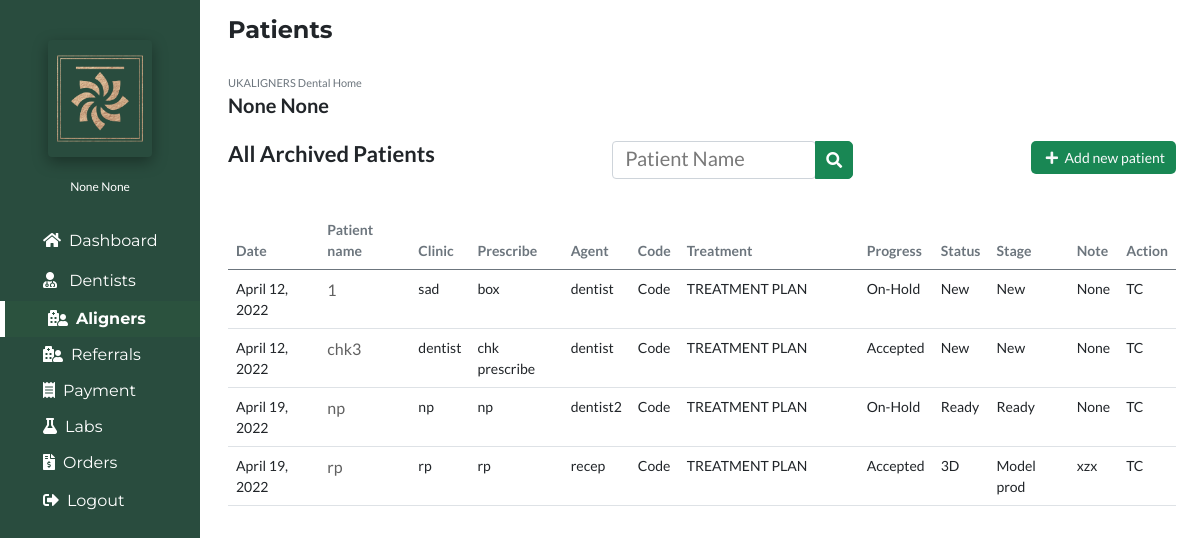
Page /patientarchived (signed in) on the earlier database version.
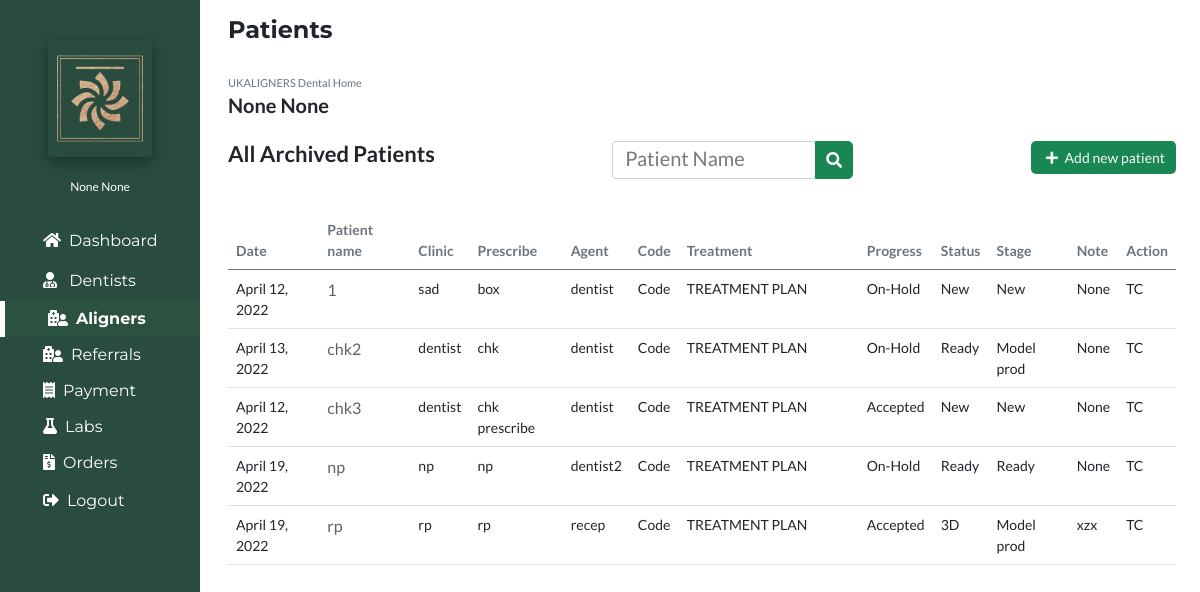
Same page on the later database version.
### account/models.py (models this page shows, shortened)
class Account(AbstractBaseUser):
	email 					= models.EmailField(verbose_name="email", max_length=60, unique=True)
	username 				= models.CharField(max_length=30, unique=True)
	date_joined				= models.DateTimeField(verbose_name='date joined', auto_now_add=True)
	last_login				= models.DateTimeField(verbose_name='last login', auto_now=True)
	first_name				= models.CharField(max_length=50, null=True)
	last_name				= models.CharField(max_length=50, null=True)
	is_admin				= models.BooleanField(default=False)
	is_active				= models.BooleanField(default=True)
	is_staff				= models.BooleanField(default=False)
	is_superuser			= models.BooleanField(default=False)
	is_reception			= models.BooleanField(default=False)
	is_nurse				= models.BooleanField(default=False)
	is_dentist				= models.BooleanField(default=False)
	hide_email				= models.BooleanField(default=True)
	USERNAME_FIELD = 'username'
	REQUIRED_FIELDS = ['email']
	objects = MyAccountManager()
	def __str__(self):
		return self.username

### portfolioApp/models.py (models this page shows, shortened)
class Patient(models.Model):
    Dentist=models.ForeignKey(User,on_delete=models.CASCADE)
    Prescriber=models.CharField(max_length=100,null=True)
    Clinic=models.CharField(max_length=300,null=True)
    Email=models.CharField(max_length=300,null=True)
    Telephone=models.CharField(max_length=300,null=True)
    PatientName=models.CharField(max_length=100,null=True)
    Sex=models.CharField(max_length=100,null=True)
    TreatmentInPast=models.CharField(max_length=100,null=True)
    Age=models.CharField(max_length=100,null=True)
    Address1=models.CharField(max_length=100,null=True)
    Address2=models.CharField(max_length=100,null=True)
    OralScan=models.CharField(max_length=100,null=True)
    Impression=models.CharField(max_length=100,null=True)
    UpperJaw=models.FileField(null=True)
    LowerJaw=models.FileField(null=True)
    Photo1=models.ImageField(null=True)
    Photo2=models.ImageField(null=True)
    Photo3=models.ImageField(null=True)
    Photo4=models.ImageField(null=True)
    Treatment=models.CharField(max_length=150,null=True, choices=(("TREATMENT PLAN: includes 3D visualisation and STL files to print models in house","TREATMENT PLAN: includes 3D visualisation and STL files to print models in house"),("Full TREATMENT: including 3D and all set of aligners","Full TREATMENT: including 3D and all set of aligners")))
    TreatmentRequired=models.CharField(max_length=150,null=True)
    Aligners=models.CharField(max_length=150,null=True)
    TreatmentLimit=models.CharField(max_length=150,null=True)
    Overbite=models.CharField(max_length=150,null=True)
    Overjet=models.CharField(max_length=150,null=True)
    Expension=models.CharField(max_length=150,null=True)
    IPR=models.CharField(max_length=150,null=True)
    Procline=models.CharField(max_length=150,null=True)
    Distalize=models.CharField(max_length=150,null=True)
    UpperMidline=models.CharField(max_length=150,null=True)
    LoverMidline=models.CharField(max_length=150,null=True)
    ArchForm=models.CharField(max_length=150,null=True)
    PCrossbite=models.CharField(max_length=150,null=True)
    Hint1=models.CharField(max_length=150,null=True)
    Hint2=models.CharField(max_length=150,null=True)
    Hint3=models.CharField(max_length=150,null=True)
    DentistNote=models.TextField(default="Not Added",null=True)
    AdminNote=models.TextField(default="Not Added",null=True)
    Status=models.CharField(max_length=120,default="Pending",null=True,choices=(("3D","3D"),("Ready","Ready"),("Waiting Acceptance","Waiting Acceptance")))
    InternalStatus=models.CharField(max_length=30,null=True,default="On")
    Date=models.DateField(auto_now_add=True)
    file=models.FileField(null=True)
    AdminStatus = models.CharField(max_length=1000,null=True)
    Stage = models.CharField(max_length=1000,null=True, choices=(("File sent","File sent"),("Model prod","Model prod"),("Aligner prod","Aligner prod"),("Ready","Ready")))
    Note = models.CharField(max_length=10000,null=True)
    Action = models.CharField(max_length=1000,null=True,choices=(("In progress","In progress"),("TC","TC")))
    Progress = models.CharField(max_length=1000,null=True, blank=True, choices=(("Accept","Accept"),("Review","Review"),("Decline","Decline"),("On-Hold","On-Hold"),("New","New")))
    UpperArch = models.IntegerField(default=0, null=True, blank=True)
    LowerArch = models.IntegerField(default=0,null=True, blank=True)
    UpperArchMaterial = models.CharField(max_length=50,null=True, blank=True)
    LowerArchMaterial = models.CharField(max_length=50,null=True, blank=True)

### portfolioApp/views.py (the view)
# urls.py: path('patientarchived', views.patientarchived, name='patientarchived'),
@login_required(login_url='login')
def patientarchived(request):
    if request.user.is_admin:
        mypatients=Patient.objects.filter(Action="TC").order_by("PatientName")
    else:
        mypatients=Patient.objects.filter(Action="TC", Dentist=request.user).order_by("PatientName")
    context={
        'patients':'active',
        'mypatients':mypatients,
    }
    return render(request,'patientarchived.html',context)

### portfolioApp/templates/patientarchived.html (shortened to what this page needs)
{% extends 'base.html' %}
{% load static %}
{% block body %}
<section class="px-4">
<h4 class="py-3"><b>Patients</b></h4>
<div class="">
<span class="text-secondary">UKALIGNERS Dental Home</span>
<h6><b>{{user.first_name}} {{user.last_name}}</b></h6>
<div class="d-flex justify-content-between py-3">
<h5><b>All Archived Patients</b></h5>
<div class="search-bar">
<div class="input-group">
  <div class="form-outline">
  <form action="{% url 'patientsearchresults' %}" method="get">
    <input type="search" id="patientName"  class="form-control" placeholder="Patient Name" name="PatientSearchQuery" />
  </div>
  <button type="submit" class="btn btn-success bg-success">
    <i class="fas fa-search"></i>
  </button>
</div>
</div>
<div class="add-new">
<a href="{% url 'addnewpatient' %}" class="btn btn-sm text-light bg-success"><i class="fas fa-plus mx-1"></i> Add new patient</a>
</div>
</div>
<div class="col-sm-12 px-0 pb-3 my-3 table-responsive"style="font-size:14px;">
<table class="table ">
<thead class="text-secondary">
<tr>
  <th scope="col">Date</th>
  <th scope="col">Patient name</th>
  <th scope="col">Clinic</th>
  <th scope="col">Prescribe</th>
  <th scope="col">Agent</th>
  <th scope="col">Code</th>
  <th scope="col">Treatment</th>
  <th scope="col">Progress</th>
  <th scope="col">Status</th>
  <th scope="col">Stage</th>
  <th scope="col">Note</th>
  <th scope="col">Action</th>
</tr>
</thead>
<tbody>
{% for patients in mypatients %}
<tr>
<td>{{patients.Date}}</td>
{% if not user.is_staff or user.is_superuser %}
<td><a href="/patientdetail/{{patients.id}}/">{{patients.PatientName}} {{patients.PatientSurname}}</a></td>
{% else %}
<td class="text-secondary">{{patients.PatientName}} {{patients.PatientSurname}}</td>
{% endif %}
<td>{{patients.Clinic}}</td>
<td>{{patients.Prescriber}}</td>
<td>{{patients.Dentist}}</td>
<td>Code</td>
{% if patients.Treatment == "Full TREATMENT: including 3D and all set of aligners" %}
  <td style="width: 180px;">Full TREATMENT</td>
{% else %}
  <td style="width: 180px;">TREATMENT PLAN</td>
{% endif %}
<td>{{patients.Progress}}</td>
<td>{{patients.Status}}</td>
<td>{{patients.Stage}}</td>
<td style="max-width:300px;">{{patients.Note}}</td>
<td>{{patients.Action}}</td>
</tr>
{% endfor %}
</tbody>
</table>
</div>
</div>
</section>
{% endblock body %}

### portfolioApp/templates/base.html (shortened to what this page needs)
{% load static %}
<!DOCTYPE html>
<html lang="en">
 <head>
    <link rel="stylesheet" href="{% static 'css/all.min.css' %}" >
    <link href="{% static 'css/bootstrap.min.css' %} " rel="stylesheet">
    <link rel="stylesheet" href="{% static 'css/fontawesome.css' %}" >
    <link rel="stylesheet" href="https://cdnjs.cloudflare.com/ajax/libs/font-awesome/4.7.0/css/font-awesome.min.css">
    <link rel="stylesheet" href="{% static 'css/animated.css' %}" >
    <link rel="stylesheet" href="{% static 'css/owl.css' %}" >
    <link href="https://unpkg.com/aos@2.3.1/dist/aos.css" rel="stylesheet">
</head>
<body>
<div class="row">
<div class="col-sm-2  d-none d-lg-block">
{% include 'sidebar.html' %}
</div>
<div class="col-sm-10">
{% block body %}
{% endblock body %}
</div>
</div>
</body>
</html>

### portfolioApp/templates/sidebar.html (shortened to what this page needs)
{% load static %}
<!DOCTYPE html>
<html lang="en">
 <head>
    <link rel="stylesheet" href="{% static 'css/all.min.css' %}" >
    <link href="{% static 'css/bootstrap.min.css' %} " rel="stylesheet">
    <link rel="stylesheet" href="{% static 'css/fontawesome.css' %}" >
    <link rel="stylesheet" href="https://cdnjs.cloudflare.com/ajax/libs/font-awesome/4.7.0/css/font-awesome.min.css">
    <link rel="stylesheet" href="{% static 'css/animated.css' %}" >
    <link rel="stylesheet" href="{% static 'css/owl.css' %}" >
    <link href="https://unpkg.com/aos@2.3.1/dist/aos.css" rel="stylesheet">
</head>
<body>
{% if user.is_superuser %}
<div class="col-sm-2 py-4"style="background:#294C3E;position:fixed;left:0;min-height:1600px;">
{% else %}
<div class="col-sm-2 py-4"style="background:rgb(40 40 41);position:fixed;left:0;min-height:1600px;">
{% endif %}
{% if user.is_superuser %}
<div class="logo text-center rounded p-2 mx-5 mt-3"style="box-shadow: rgba(0, 0, 0, 0.35) 0px 5px 15px;">
<img class="img-fluid"src="{% static 'images/Logo4.png' %} " style="object-fit:cover;width:100px;height:101px;" alt="Logo">
</div>
{% endif %}
<div class="username text-center mt-3"><span style="font-size:12px;color:white;">{{user.first_name}} {{user.last_name}}</span></div>
<nav class="nav flex-column py-4"style="font-family: 'Montserrat', sans-serif;">
<a href="{% url 'dashboard' %}" class="nav-link {{dashboard}}"style="padding-left:35px;color:white;"><i class="fas fa-home mx-2"></i>Dashboard</a>
{% if user.is_superuser %}
<a href="{% url 'dentists' %}" class="nav-link {{dentists}}"style="padding-left:35px;color:white;"><i class="fas fa-user-md mx-2"></i> Dentists</a>
{% endif %}
<a  class="dropdown-btn nav-link {{patients}}"style="padding-left:35px;color:white;"><i class="fas fa-hospital-user mx-2"></i>Aligners</a>
<a  class="dropdown-btn nav-link {{referral}}"style="padding-left:35px;color:white;"><i class="fas fa-hospital-user mx-2"></i>Referrals</a>
{% if user.is_superuser or user.is_staff %}
<a  class="dropdown-btn nav-link {{payment}}"style="padding-left:35px;color:white;"><i class="fas  fa-receipt mx-2"></i>Payment</a>
{% endif %}
{% if user.is_superuser or user.is_staff %}
<a  class="dropdown-btn nav-link {{labs}}"style="padding-left:35px;color:white;"><i class="fas fa-flask mx-2"></i>Labs</a>
{% endif %}
{% if user.is_superuser or user.is_staff %}
<a  class="dropdown-btn nav-link {{orders}}"style="padding-left:35px;color:white;"><i class="fas fa-file-invoice-dollar mx-2"></i>Orders</a>
{% endif %}
<a href="{% url 'logout' %}" class="nav-link {{logout}}"style="padding-left:35px;color:white;"><i class="fas fa-sign-out-alt mx-2"></i>Logout</a>
</nav>
</div>
</body>
</html>

### portfolioApp/templates/base.html (style rules this page uses)
body { margin:0px; padding:0px; font-family: 'Lato', sans-serif; overflow-x: hidden; background:white; }
span,p { font-size:11px; color:black; }
h4 { font-family: 'Montserrat', sans-serif; }
::placeholder { color:#797979 !important; }
input, input::-webkit-input-placeholder { font-size: 13px; }
.btn { border-radius:5px; padding:5px 10px 5px 10px; background:#1B3229; }
a { text-decoration:none; color:#616161; }
a.nav-link.active { color: #96d3aa; border-left: 5px solid white; font-weight: bold; background: rgba(84, 248, 69, 0.035); }

### portfolioApp/templates/sidebar.html (style rules this page uses)
body { margin:0px; padding:0px; font-family: 'Lato', sans-serif; overflow-x: hidden; background:white; }
span { font-size:11px; color:black; }
h4 { font-family: 'Montserrat', sans-serif; font-size:24px; }
h5 { font-size:22px }
h6 { font-size:20px; }
::placeholder { color:#797979 !important; }
input, input::-webkit-input-placeholder { font-size: 20px; }
.btn { border-radius:5px; padding:5px 10px 5px 10px; background:#1B3229; }
a { text-decoration:none; color:#616161; font-size:16px; }
a.nav-link.active { color: #96d3aa; border-left: 5px solid white; font-weight: bold; background: rgba(84, 248, 69, 0.035); }
.dropdown-btn { padding: 6px 8px 6px 16px; text-decoration: none; color: white; display: block; border: none; background: none; width: 100%; cursor: pointer; outline: none; }

Differences in the rows shown:
now on this page (row edited): Patient: Date "April 13, 2022", PatientName "chk2", Clinic "dentist", Prescriber "chk", Dentist "dentist", shows "TREATMENT PLAN", Progress "On-Hold", Status "Ready", Stage "Model prod", Note "None", Action "TC"
